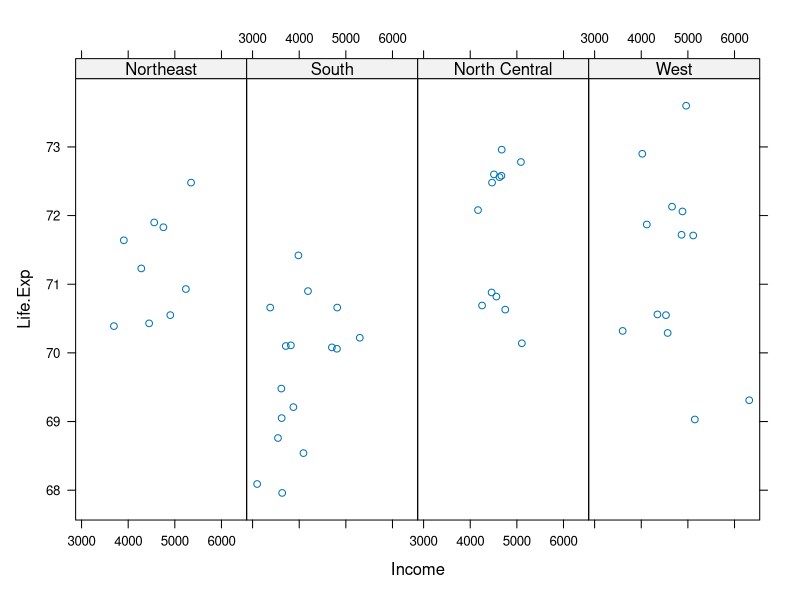
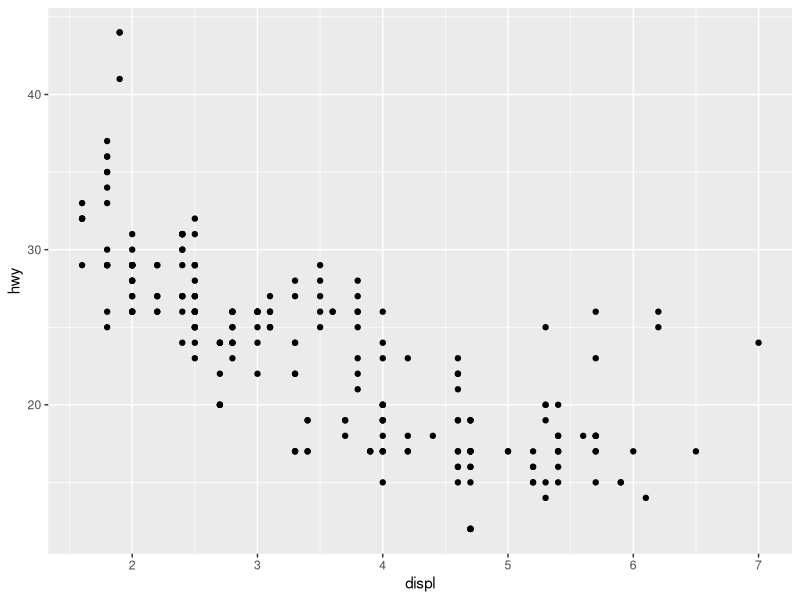

These figures' R source, in order:
library(lattice)
library(ggplot2)
library(datasets)

state <- data.frame(state.x77, region = state.region)
xyplot(Life.Exp ~ Income | region, data = state, layout = c(4, 1))

data(mpg)
qplot(displ, hwy, data = mpg)